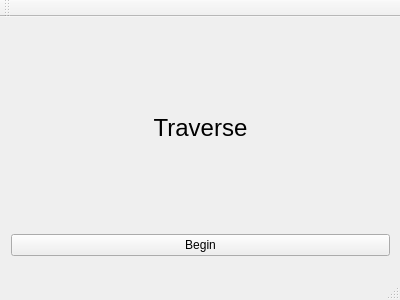
<?xml version="1.0" encoding="UTF-8"?>
<ui version="4.0">
 <class>MainWindow</class>
 <widget class="QMainWindow" name="MainWindow">
  <property name="geometry">
   <rect>
    <x>0</x>
    <y>0</y>
    <width>400</width>
    <height>300</height>
   </rect>
  </property>
  <property name="windowTitle">
   <string>MainWindow</string>
  </property>
  <widget class="QWidget" name="centralWidget">
   <widget class="QWidget" name="gridLayoutWidget">
    <property name="geometry">
     <rect>
      <x>0</x>
      <y>-1</y>
      <width>401</width>
      <height>251</height>
     </rect>
    </property>
    <layout class="QGridLayout" name="gridLayout">
     <item row="0" column="0">
      <widget class="QLabel" name="lblTitle">
       <property name="font">
        <font>
         <pointsize>18</pointsize>
        </font>
       </property>
       <property name="text">
        <string>Traverse</string>
       </property>
       <property name="alignment">
        <set>Qt::AlignCenter</set>
       </property>
      </widget>
     </item>
     <item row="1" column="0">
      <widget class="QPushButton" name="btnBegin">
       <property name="text">
        <string>Begin</string>
       </property>
      </widget>
     </item>
    </layout>
   </widget>
   <zorder>lblTitle</zorder>
   <zorder>gridLayoutWidget</zorder>
   <zorder>lblTitle</zorder>
  </widget>
  <widget class="QMenuBar" name="menuBar">
   <property name="geometry">
    <rect>
     <x>0</x>
     <y>0</y>
     <width>400</width>
     <height>22</height>
    </rect>
   </property>
  </widget>
  <widget class="QToolBar" name="mainToolBar">
   <attribute name="toolBarArea">
    <enum>TopToolBarArea</enum>
   </attribute>
   <attribute name="toolBarBreak">
    <bool>false</bool>
   </attribute>
  </widget>
  <widget class="QStatusBar" name="statusBar"/>
 </widget>
 <layoutdefault spacing="6" margin="11"/>
 <resources/>
 <connections/>
</ui>
